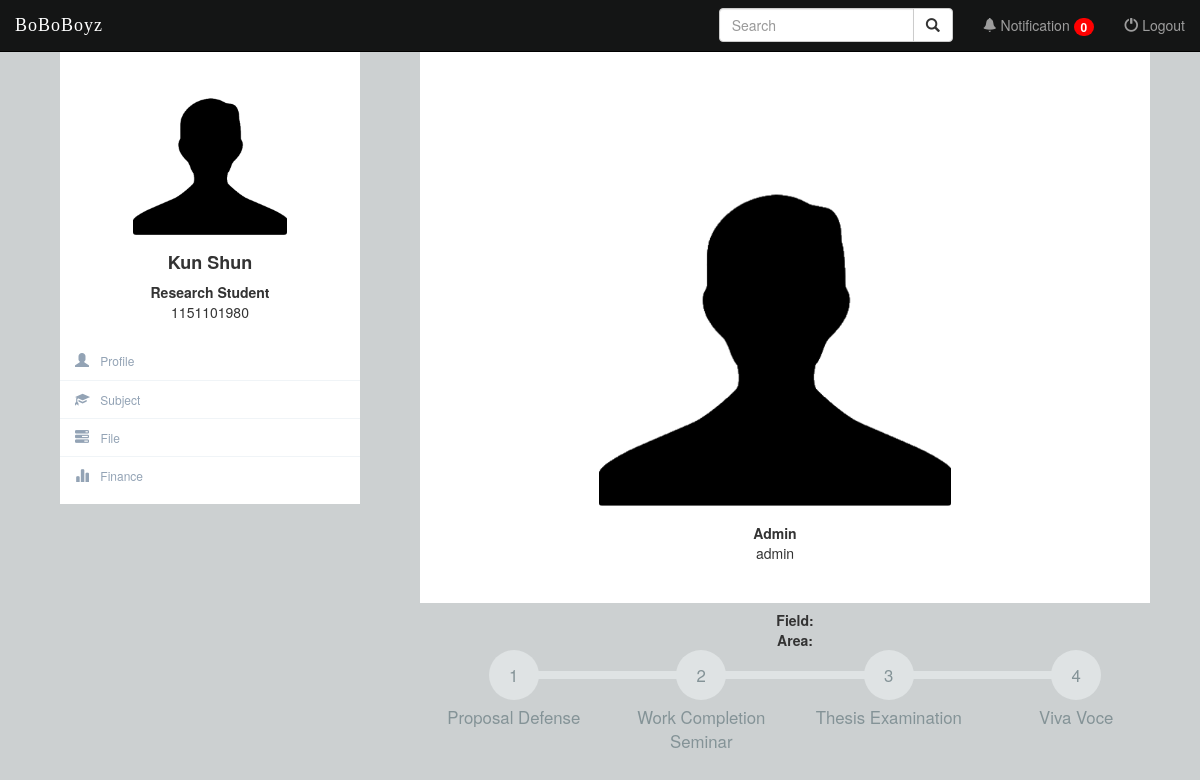
/profile/admin/ (signed in), run on an earlier commit of the app's database.
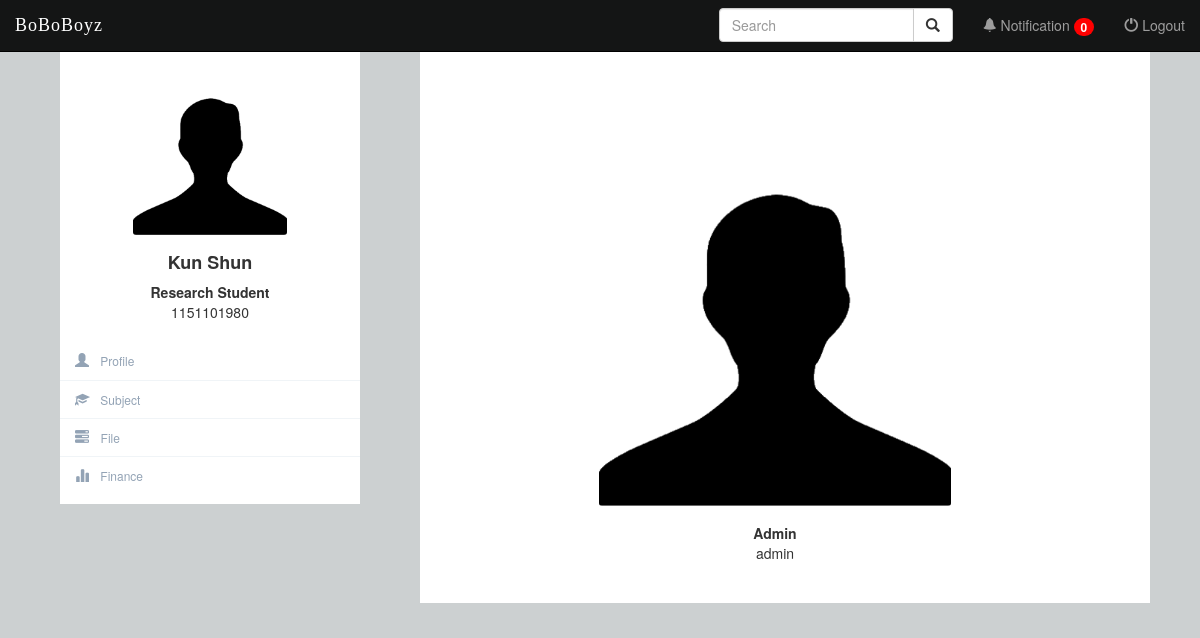
And on a later commit of the database.
### Profile/views.py (the view, shortened to what this page needs)
# urls.py: url(r'^profile/(?P<username>\w+)/$', views.profile, name='profile'),
def profile(request, username):
    if not request.user.is_authenticated():
        return render(request, 'Profile/login.html')
    else:
        profile = Profile.objects.get(pk=request.user.id)
        target_profile = Profile.objects.get(user__username=username)
        try:
            application = Application.objects.get(app_student=request.user.id)
        except Application.DoesNotExist:
            application = None
        all_profiles = Profile.objects.all().filter(
            Q(user_type="Supervisor") | Q(user_type="Student")
        ).distinct()
        query = request.GET.get("q")
        if profile.user_type == 'Supervisor':
            approved_app = Appointment.objects.filter(lecID=profile.user)
        else:
            approved_app = Appointment.objects.filter(Q(stuID=profile.user) | Q(status="Pending"))
        if profile.user_type == 'Supervisor':
            approved_app = Appointment.objects.filter(lecID=profile.user)
            form = ProgressForm(request.POST or None)
            try:
                application = Application.objects.get(app_student=request.user.id)
            except Application.DoesNotExist:
                application = None
                approved_app = Appointment.objects.filter(Q(stuID=profile.user) | Q(status="Pending"))
            if request.POST:
                if form.is_valid():
                    progress = form.cleaned_data.get("br_progress")
                    target_profile.br_progress = progress
                    target_profile.save()
            if request.POST.get("reject"):
                appointmentID = request.POST.get('appointment_id', False)
                app = Appointment.objects.get(pk=appointmentID)
                app.status = "Reject"
                app.save()
            elif request.POST.get("accept"):
                appointmentID = request.POST.get('appointment_id', False)
                app = Appointment.objects.get(pk=appointmentID)
                app.status = "Approve"
                app.save()
            return render(request, 'Profile/profile_supervisor.html', {'form': form, 'profile': profile, 'target_profile': target_profile, 'approved_app': approved_app,})
        elif profile.user_type == 'Student':
            if request.method == "POST":
                if request.POST.get("appointment") == "Appointment":
                    form = AppointmentForm(request.POST or None)
                    if form.is_valid():
                        appointment = form.save(commit=False)
                        appointment.stuID = profile.user
                        appointment.lecID = target_profile.user
                        appointment.save()
                        return render(request, 'Profile/profile_student.html', {'profile': profile, 'target_profile': target_profile, 'application': application, 'approved_app': approved_app,}, {'success_message': "Application submit sucessfull!"})
        return render(request, 'Profile/profile_student.html', {'profile': profile, 'target_profile': target_profile, 'application': application, 'approved_app': approved_app,})

### Profile/templates/Profile/profile_student.html (shortened to what this page needs)
{% extends 'Profile/side_bar.html' %}
{% block content %}
{% load staticfiles %}
<link rel="stylesheet" type="text/css" href="{% static 'Profile/css/progress-bar.css' %}" />
<div class="profile-content-head">
    <div class="profile-content-head">
        <div class="profile-userpic">
            <center>
                <button type="button" class="btn btn-userpic">
                    {% if target_profile.user_photo %}
                        <img src="{{ target_profile.user_photo.url }}" class="img-responsive" alt="">
                    {% else %}
                        <img src="{% static 'Profile/image/default.png' %}" class="img-responsive" alt="">
                    {% endif %}
                </button>
            </center>
        </div>
        <div class="profile-usertitle">
            <div>
                <strong>
                    {% if target_profile.user_type == 'Student' %}
                        {% if target_profile.stud_type == 'By Research' %}
                            Research Student
                        {% elif target_profile.stud_type == 'By Coursework'%}
                            Coursework Student
                        {% endif %}
                    {% else %}
                        {{ target_profile.user_type }}
                    {% endif %}
                </strong>
            </div>
            <div>
                {{ target_profile.user.username }}
            </div>
    	</div>
    </div>
</div>
<div>
    <div class="profile-usertitle">
        {% if target_profile.user_type == 'Supervisor' or target_profile.stud_type == 'By Research' %}
	        <div>
	            <strong>Field:</strong>
	        </div>
	        <div>
	            <strong>Area:</strong>
	        </div>
        {% endif %}
    </div>
    <div>
        {% if target_profile.stud_type == 'By Research' %}
            {% if target_profile.br_progress == 'None' %}
                <ol class="my_progress my_progress--medium">
                    <li data-step="1">
                        Proposal Defense
                    </li>
                    <li data-step="2">
                        Work Completion Seminar
                    </li>
                    <li data-step="3">
                        Thesis Examination
                    </li>
                    <li data-step="4" class="progress__last">
                        Viva Voce
                    </li>
                </ol>
            {% endif %}
        {% endif %}
    </div>
</div>
{% endblock %}

What changed in the data, as far as the page shows it:
changed Profile "Admin": stud_type "By Research" → empty (drawn)
Also different on the page:
text no longer shown: "Field: Area: Proposal Defense Work Completion Seminar Thesis Examination Viva Voce"
